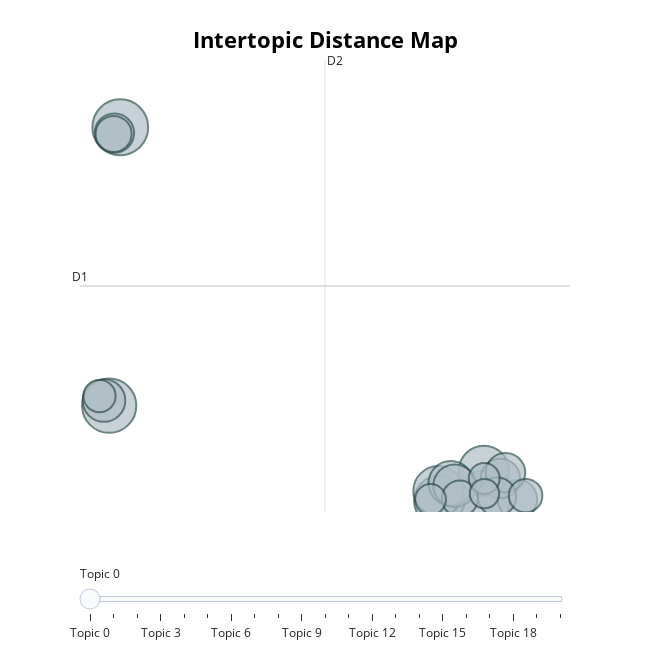

This figure's notebook cell:
### Code cell
topic_model.visualize_topics()

### Figure 1 — Plotly figure (JSON) as saved in the notebook; plotly's stock layout.template omitted (floating-point values rounded to 4 significant figures)
{"data": [{"customdata": [[0, "white | search | google | anti | nobody", 37], [1, "recall | european | would | tesla | glue", 36], [2, "notice | courts | something | libs | slated", 34], [3, "ukraine | bbc | uk | catbox | moe", 29], [4, "poilievre | polls | policy | real | never", 29], [5, "white | baltics | tomatokikes | shitalians | convinced", 29], [6, "step | great | every | literal | america", 23], [7, "prison | lockdown | inmates | staff | thomson", 21], [8, "go | coffee | br | woke | drink", 21], [9, "care | fuck | russians | careare | allies", 18], [10, "christianity | us | migration | would | led", 18], [11, "chickens | eggs | test | genocide | pro", 18], [12, "want | child | baby | kids | sugar", 18], [13, "niggers | dei | jobs | use | hate", 17], [14, "pagan | post | nazi | memes | pro", 15], [15, "trump | https | com | washington | dc", 15], [16, "english | dropped | recognize | official | wqygcbceceu", 13], [17, "consciousness | soul | its | like | dwelled", 12], [18, "netanyahu | palestine | backing | base | conspiracy", 11], [19, "east | white | bunnies | snow | interbreeding", 11], [20, "faces | sold | even | makes | anymore", 10]], "hovertemplate": "<b>Topic %{customdata[0]}</b><br>%{customdata[1]}<br>Size: %{customdata[2]}", "legendgroup": "", "marker": {"color": "#B0BEC5", "line": {"color": "DarkSlateGrey", "width": 2}, "size": [37, 36, 34, 29, 29, 29, 23, 21, 21, 18, 18, 18, 18, 17, 15, 15, 13, 12, 11, 11, 10], "sizemode": "area", "sizeref": 0.02312, "symbol": "circle"}, "mode": "markers", "name": "", "orientation": "v", "showlegend": false, "type": "scatter", "x": [10.99, -4.762, -5.244, 9.133, 9.1, 11.09, 9.642, 9.809, -5.471, 12.55, -5.017, 11.8, 12.02, 11.65, -5.051, 10.04, 12.9, -5.666, 8.758, 11.1, 11.11], "xaxis": "x", "y": [3.322, 19.52, 7.398, 3.261, 3.681, 4.566, 4.021, 3.916, 7.624, 3.321, 19.26, 4.23, 4.483, 3.437, 19.23, 3.361, 3.483, 7.82, 3.316, 4.231, 3.573], "yaxis": "y"}], "layout": {"annotations": [{"showarrow": false, "text": "D1", "x": -6.516, "y": 12.61, "yshift": 10}, {"showarrow": false, "text": "D2", "x": 4.16, "xshift": 10, "y": 22.45}], "height": 650, "hoverlabel": {"bgcolor": "white", "font": {"family": "Rockwell", "size": 16}}, "legend": {"itemsizing": "constant", "tracegroupgap": 0}, "margin": {"t": 60}, "shapes": [{"line": {"color": "#CFD8DC", "width": 2}, "type": "line", "x0": 4.16, "x1": 4.16, "y0": 2.771, "y1": 22.45}, {"line": {"color": "#9E9E9E", "width": 2}, "type": "line", "x0": -6.516, "x1": 14.84, "y0": 12.61, "y1": 12.61}], "sliders": [{"active": 0, "pad": {"t": 50}, "steps": [{"args": [{"marker.color": [["red", "#B0BEC5", "#B0BEC5", "#B0BEC5", "#B0BEC5", "#B0BEC5", "#B0BEC5", "#B0BEC5", "#B0BEC5", "#B0BEC5", "#B0BEC5", "#B0BEC5", "#B0BEC5", "#B0BEC5", "#B0BEC5", "#B0BEC5", "#B0BEC5", "#B0BEC5", "#B0BEC5", "#B0BEC5", "#B0BEC5"]]}], "label": "Topic 0", "method": "update"}, {"args": [{"marker.color": [["#B0BEC5", "red", "#B0BEC5", "#B0BEC5", "#B0BEC5", "#B0BEC5", "#B0BEC5", "#B0BEC5", "#B0BEC5", "#B0BEC5", "#B0BEC5", "#B0BEC5", "#B0BEC5", "#B0BEC5", "#B0BEC5", "#B0BEC5", "#B0BEC5", "#B0BEC5", "#B0BEC5", "#B0BEC5", "#B0BEC5"]]}], "label": "Topic 1", "method": "update"}, {"args": [{"marker.color": [["#B0BEC5", "#B0BEC5", "red", "#B0BEC5", "#B0BEC5", "#B0BEC5", "#B0BEC5", "#B0BEC5", "#B0BEC5", "#B0BEC5", "#B0BEC5", "#B0BEC5", "#B0BEC5", "#B0BEC5", "#B0BEC5", "#B0BEC5", "#B0BEC5", "#B0BEC5", "#B0BEC5", "#B0BEC5", "#B0BEC5"]]}], "label": "Topic 2", "method": "update"}, {"args": [{"marker.color": [["#B0BEC5", "#B0BEC5", "#B0BEC5", "red", "#B0BEC5", "#B0BEC5", "#B0BEC5", "#B0BEC5", "#B0BEC5", "#B0BEC5", "#B0BEC5", "#B0BEC5", "#B0BEC5", "#B0BEC5", "#B0BEC5", "#B0BEC5", "#B0BEC5", "#B0BEC5", "#B0BEC5", "#B0BEC5", "#B0BEC5"]]}], "label": "Topic 3", "method": "update"}, {"args": [{"marker.color": [["#B0BEC5", "#B0BEC5", "#B0BEC5", "#B0BEC5", "red", "#B0BEC5", "#B0BEC5", "#B0BEC5", "#B0BEC5", "#B0BEC5", "#B0BEC5", "#B0BEC5", "#B0BEC5", "#B0BEC5", "#B0BEC5", "#B0BEC5", "#B0BEC5", "#B0BEC5", "#B0BEC5", "#B0BEC5", "#B0BEC5"]]}], "label": "Topic 4", "method": "update"}, {"args": [{"marker.color": [["#B0BEC5", "#B0BEC5", "#B0BEC5", "#B0BEC5", "#B0BEC5", "red", "#B0BEC5", "#B0BEC5", "#B0BEC5", "#B0BEC5", "#B0BEC5", "#B0BEC5", "#B0BEC5", "#B0BEC5", "#B0BEC5", "#B0BEC5", "#B0BEC5", "#B0BEC5", "#B0BEC5", "#B0BEC5", "#B0BEC5"]]}], "label": "Topic 5", "method": "update"}, {"args": [{"marker.color": [["#B0BEC5", "#B0BEC5", "#B0BEC5", "#B0BEC5", "#B0BEC5", "#B0BEC5", "red", "#B0BEC5", "#B0BEC5", "#B0BEC5", "#B0BEC5", "#B0BEC5", "#B0BEC5", "#B0BEC5", "#B0BEC5", "#B0BEC5", "#B0BEC5", "#B0BEC5", "#B0BEC5", "#B0BEC5", "#B0BEC5"]]}], "label": "Topic 6", "method": "update"}, {"args": [{"marker.color": [["#B0BEC5", "#B0BEC5", "#B0BEC5", "#B0BEC5", "#B0BEC5", "#B0BEC5", "#B0BEC5", "red", "#B0BEC5", "#B0BEC5", "#B0BEC5", "#B0BEC5", "#B0BEC5", "#B0BEC5", "#B0BEC5", "#B0BEC5", "#B0BEC5", "#B0BEC5", "#B0BEC5", "#B0BEC5", "#B0BEC5"]]}], "label": "Topic 7", "method": "update"}, {"args": [{"marker.color": [["#B0BEC5", "#B0BEC5", "#B0BEC5", "#B0BEC5", "#B0BEC5", "#B0BEC5", "#B0BEC5", "#B0BEC5", "red", "#B0BEC5", "#B0BEC5", "#B0BEC5", "#B0BEC5", "#B0BEC5", "#B0BEC5", "#B0BEC5", "#B0BEC5", "#B0BEC5", "#B0BEC5", "#B0BEC5", "#B0BEC5"]]}], "label": "Topic 8", "method": "update"}, {"args": [{"marker.color": [["#B0BEC5", "#B0BEC5", "#B0BEC5", "#B0BEC5", "#B0BEC5", "#B0BEC5", "#B0BEC5", "#B0BEC5", "#B0BEC5", "red", "#B0BEC5", "#B0BEC5", "#B0BEC5", "#B0BEC5", "#B0BEC5", "#B0BEC5", "#B0BEC5", "#B0BEC5", "#B0BEC5", "#B0BEC5", "#B0BEC5"]]}], "label": "Topic 9", "method": "update"}, {"args": [{"marker.color": [["#B0BEC5", "#B0BEC5", "#B0BEC5", "#B0BEC5", "#B0BEC5", "#B0BEC5", "#B0BEC5", "#B0BEC5", "#B0BEC5", "#B0BEC5", "red", "#B0BEC5", "#B0BEC5", "#B0BEC5", "#B0BEC5", "#B0BEC5", "#B0BEC5", "#B0BEC5", "#B0BEC5", "#B0BEC5", "#B0BEC5"]]}], "label": "Topic 10", "method": "update"}, {"args": [{"marker.color": [["#B0BEC5", "#B0BEC5", "#B0BEC5", "#B0BEC5", "#B0BEC5", "#B0BEC5", "#B0BEC5", "#B0BEC5", "#B0BEC5", "#B0BEC5", "#B0BEC5", "red", "#B0BEC5", "#B0BEC5", "#B0BEC5", "#B0BEC5", "#B0BEC5", "#B0BEC5", "#B0BEC5", "#B0BEC5", "#B0BEC5"]]}], "label": "Topic 11", "method": "update"}, {"args": [{"marker.color": [["#B0BEC5", "#B0BEC5", "#B0BEC5", "#B0BEC5", "#B0BEC5", "#B0BEC5", "#B0BEC5", "#B0BEC5", "#B0BEC5", "#B0BEC5", "#B0BEC5", "#B0BEC5", "red", "#B0BEC5", "#B0BEC5", "#B0BEC5", "#B0BEC5", "#B0BEC5", "#B0BEC5", "#B0BEC5", "#B0BEC5"]]}], "label": "Topic 12", "method": "update"}, {"args": [{"marker.color": [["#B0BEC5", "#B0BEC5", "#B0BEC5", "#B0BEC5", "#B0BEC5", "#B0BEC5", "#B0BEC5", "#B0BEC5", "#B0BEC5", "#B0BEC5", "#B0BEC5", "#B0BEC5", "#B0BEC5", "red", "#B0BEC5", "#B0BEC5", "#B0BEC5", "#B0BEC5", "#B0BEC5", "#B0BEC5", "#B0BEC5"]]}], "label": "Topic 13", "method": "update"}, {"args": [{"marker.color": [["#B0BEC5", "#B0BEC5", "#B0BEC5", "#B0BEC5", "#B0BEC5", "#B0BEC5", "#B0BEC5", "#B0BEC5", "#B0BEC5", "#B0BEC5", "#B0BEC5", "#B0BEC5", "#B0BEC5", "#B0BEC5", "red", "#B0BEC5", "#B0BEC5", "#B0BEC5", "#B0BEC5", "#B0BEC5", "#B0BEC5"]]}], "label": "Topic 14", "method": "update"}, {"args": [{"marker.color": [["#B0BEC5", "#B0BEC5", "#B0BEC5", "#B0BEC5", "#B0BEC5", "#B0BEC5", "#B0BEC5", "#B0BEC5", "#B0BEC5", "#B0BEC5", "#B0BEC5", "#B0BEC5", "#B0BEC5", "#B0BEC5", "#B0BEC5", "red", "#B0BEC5", "#B0BEC5", "#B0BEC5", "#B0BEC5", "#B0BEC5"]]}], "label": "Topic 15", "method": "update"}, {"args": [{"marker.color": [["#B0BEC5", "#B0BEC5", "#B0BEC5", "#B0BEC5", "#B0BEC5", "#B0BEC5", "#B0BEC5", "#B0BEC5", "#B0BEC5", "#B0BEC5", "#B0BEC5", "#B0BEC5", "#B0BEC5", "#B0BEC5", "#B0BEC5", "#B0BEC5", "red", "#B0BEC5", "#B0BEC5", "#B0BEC5", "#B0BEC5"]]}], "label": "Topic 16", "method": "update"}, {"args": [{"marker.color": [["#B0BEC5", "#B0BEC5", "#B0BEC5", "#B0BEC5", "#B0BEC5", "#B0BEC5", "#B0BEC5", "#B0BEC5", "#B0BEC5", "#B0BEC5", "#B0BEC5", "#B0BEC5", "#B0BEC5", "#B0BEC5", "#B0BEC5", "#B0BEC5", "#B0BEC5", "red", "#B0BEC5", "#B0BEC5", "#B0BEC5"]]}], "label": "Topic 17", "method": "update"}, {"args": [{"marker.color": [["#B0BEC5", "#B0BEC5", "#B0BEC5", "#B0BEC5", "#B0BEC5", "#B0BEC5", "#B0BEC5", "#B0BEC5", "#B0BEC5", "#B0BEC5", "#B0BEC5", "#B0BEC5", "#B0BEC5", "#B0BEC5", "#B0BEC5", "#B0BEC5", "#B0BEC5", "#B0BEC5", "red", "#B0BEC5", "#B0BEC5"]]}], "label": "Topic 18", "method": "update"}, {"args": [{"marker.color": [["#B0BEC5", "#B0BEC5", "#B0BEC5", "#B0BEC5", "#B0BEC5", "#B0BEC5", "#B0BEC5", "#B0BEC5", "#B0BEC5", "#B0BEC5", "#B0BEC5", "#B0BEC5", "#B0BEC5", "#B0BEC5", "#B0BEC5", "#B0BEC5", "#B0BEC5", "#B0BEC5", "#B0BEC5", "red", "#B0BEC5"]]}], "label": "Topic 19", "method": "update"}, {"args": [{"marker.color": [["#B0BEC5", "#B0BEC5", "#B0BEC5", "#B0BEC5", "#B0BEC5", "#B0BEC5", "#B0BEC5", "#B0BEC5", "#B0BEC5", "#B0BEC5", "#B0BEC5", "#B0BEC5", "#B0BEC5", "#B0BEC5", "#B0BEC5", "#B0BEC5", "#B0BEC5", "#B0BEC5", "#B0BEC5", "#B0BEC5", "red"]]}], "label": "Topic 20", "method": "update"}]}], "title": {"font": {"color": "Black", "size": 22}, "text": "<b>Intertopic Distance Map</b>", "x": 0.5, "xanchor": "center", "y": 0.95, "yanchor": "top"}, "width": 650, "xaxis": {"anchor": "y", "domain": [0, 1], "range": [-6.516, 14.84], "title": {"text": ""}, "visible": false}, "yaxis": {"anchor": "x", "domain": [0, 1], "range": [2.771, 22.45], "title": {"text": ""}, "visible": false}}}
